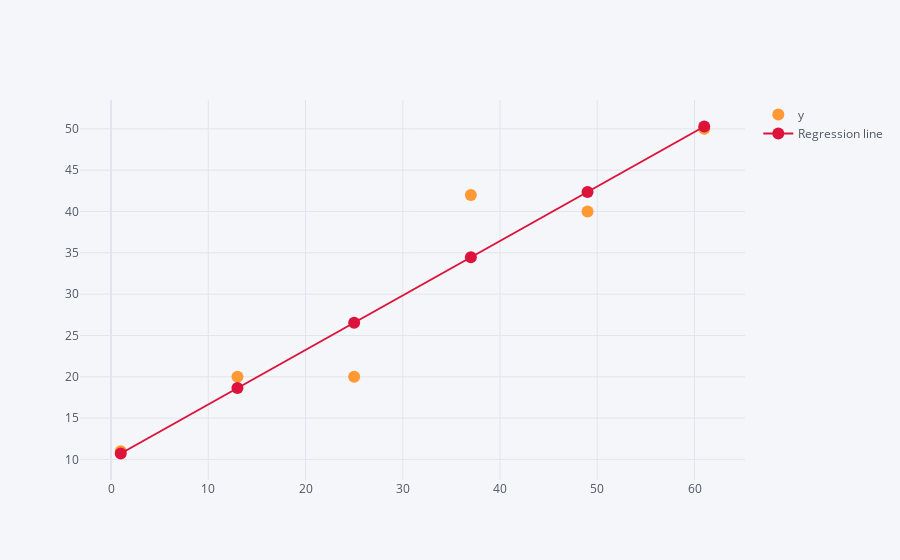

Write notebook code for a chart like this one.
### Code cell
x = np.array([1, 13, 25, 37, 49, 61]).reshape(-1, 1)
y = np.array([11, 20, 20, 42, 40, 50])

model = linear_model.LinearRegression()
model.fit(x, y)
print('intercept:', model.intercept_)
print('slope:', *model.coef_)

y_pred = model.predict(x).flatten()

residuals = y - y_pred
print('residuals:', residuals)

x = x.flatten()

pearson_coef, _ = stats.pearsonr(x, y)
print('correlation coefficient:', pearson_coef)

fig = pd.DataFrame({'x':x,'y':y}).iplot(x='x', y='y', mode='markers', asFigure=True)
fig.add_trace(go.Scatter(name='Regression line', 
                         x=x,
                         y=y_pred,
                         text='Predicted y value',
                         mode='lines+markers', 
                         marker={'color':"crimson", 'size':12},
                         hoverinfo='text+x+y'
                        ))

fig.show()

### Figure 1 — Plotly figure (JSON) as saved in the notebook; plotly's stock layout.template omitted (floating-point values rounded to 4 significant figures)
{"data": [{"line": {"color": "rgba(255, 153, 51, 1.0)", "dash": "solid", "shape": "linear", "width": 1.3}, "marker": {"size": 12, "symbol": "circle"}, "mode": "markers", "name": "y", "text": "", "type": "scatter", "x": [1, 13, 25, 37, 49, 61], "y": [11, 20, 20, 42, 40, 50]}, {"hoverinfo": "text+x+y", "marker": {"color": "crimson", "size": 12}, "mode": "lines+markers", "name": "Regression line", "text": "Predicted y value", "type": "scatter", "x": [1, 13, 25, 37, 49, 61], "y": [10.71, 18.63, 26.54, 34.46, 42.37, 50.29]}], "layout": {"legend": {"bgcolor": "#F5F6F9", "font": {"color": "#4D5663"}}, "paper_bgcolor": "#F5F6F9", "plot_bgcolor": "#F5F6F9", "title": {"font": {"color": "#4D5663"}}, "xaxis": {"gridcolor": "#E1E5ED", "showgrid": true, "tickfont": {"color": "#4D5663"}, "title": {"font": {"color": "#4D5663"}, "text": ""}, "zerolinecolor": "#E1E5ED"}, "yaxis": {"gridcolor": "#E1E5ED", "showgrid": true, "tickfont": {"color": "#4D5663"}, "title": {"font": {"color": "#4D5663"}, "text": ""}, "zerolinecolor": "#E1E5ED"}}}
